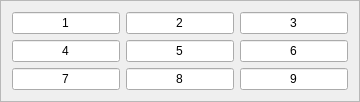
         <widget class="QFrame" name="frame_carre_9">
          <property name="styleSheet">
           <string notr="true"/>
          </property>
          <property name="frameShape">
           <enum>QFrame::StyledPanel</enum>
          </property>
          <property name="frameShadow">
           <enum>QFrame::Raised</enum>
          </property>
          <layout class="QGridLayout" name="gridLayout_29">
           <item row="0" column="1">
            <widget class="QLineEdit" name="l62">
             <property name="text">
              <string>2</string>
             </property>
             <property name="maxLength">
              <number>1</number>
             </property>
             <property name="alignment">
              <set>Qt::AlignCenter</set>
             </property>
            </widget>
           </item>
           <item row="2" column="1">
            <widget class="QLineEdit" name="l80">
             <property name="enabled">
              <bool>true</bool>
             </property>
             <property name="text">
              <string>8</string>
             </property>
             <property name="maxLength">
              <number>1</number>
             </property>
             <property name="alignment">
              <set>Qt::AlignCenter</set>
             </property>
            </widget>
           </item>
           <item row="0" column="0">
            <widget class="QLineEdit" name="l61">
             <property name="text">
              <string>1</string>
             </property>
             <property name="maxLength">
              <number>1</number>
             </property>
             <property name="alignment">
              <set>Qt::AlignCenter</set>
             </property>
            </widget>
           </item>
           <item row="1" column="2">
            <widget class="QLineEdit" name="l72">
             <property name="text">
              <string>6</string>
             </property>
             <property name="maxLength">
              <number>1</number>
             </property>
             <property name="alignment">
              <set>Qt::AlignCenter</set>
             </property>
            </widget>
           </item>
           <item row="2" column="2">
            <widget class="QLineEdit" name="l81">
             <property name="text">
              <string>9</string>
             </property>
             <property name="maxLength">
              <number>1</number>
             </property>
             <property name="alignment">
              <set>Qt::AlignCenter</set>
             </property>
            </widget>
           </item>
           <item row="1" column="0">
            <widget class="QLineEdit" name="l70">
             <property name="text">
              <string>4</string>
             </property>
             <property name="maxLength">
              <number>1</number>
             </property>
             <property name="alignment">
              <set>Qt::AlignCenter</set>
             </property>
            </widget>
           </item>
           <item row="0" column="2">
            <widget class="QLineEdit" name="l63">
             <property name="text">
              <string>3</string>
             </property>
             <property name="maxLength">
              <number>1</number>
             </property>
             <property name="alignment">
              <set>Qt::AlignCenter</set>
             </property>
            </widget>
           </item>
           <item row="1" column="1">
            <widget class="QLineEdit" name="l71">
             <property name="text">
              <string>5</string>
             </property>
             <property name="maxLength">
              <number>1</number>
             </property>
             <property name="alignment">
              <set>Qt::AlignCenter</set>
             </property>
            </widget>
           </item>
           <item row="2" column="0">
            <widget class="QLineEdit" name="l79">
             <property name="text">
              <string>7</string>
             </property>
             <property name="maxLength">
              <number>1</number>
             </property>
             <property name="alignment">
              <set>Qt::AlignCenter</set>
             </property>
            </widget>
           </item>
          </layout>
         </widget>
